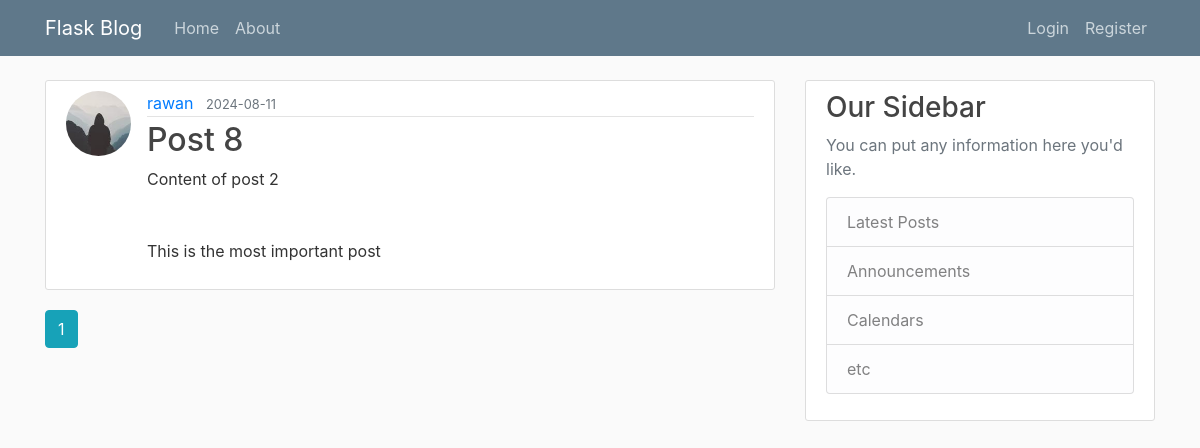
The app's page /home, older data.
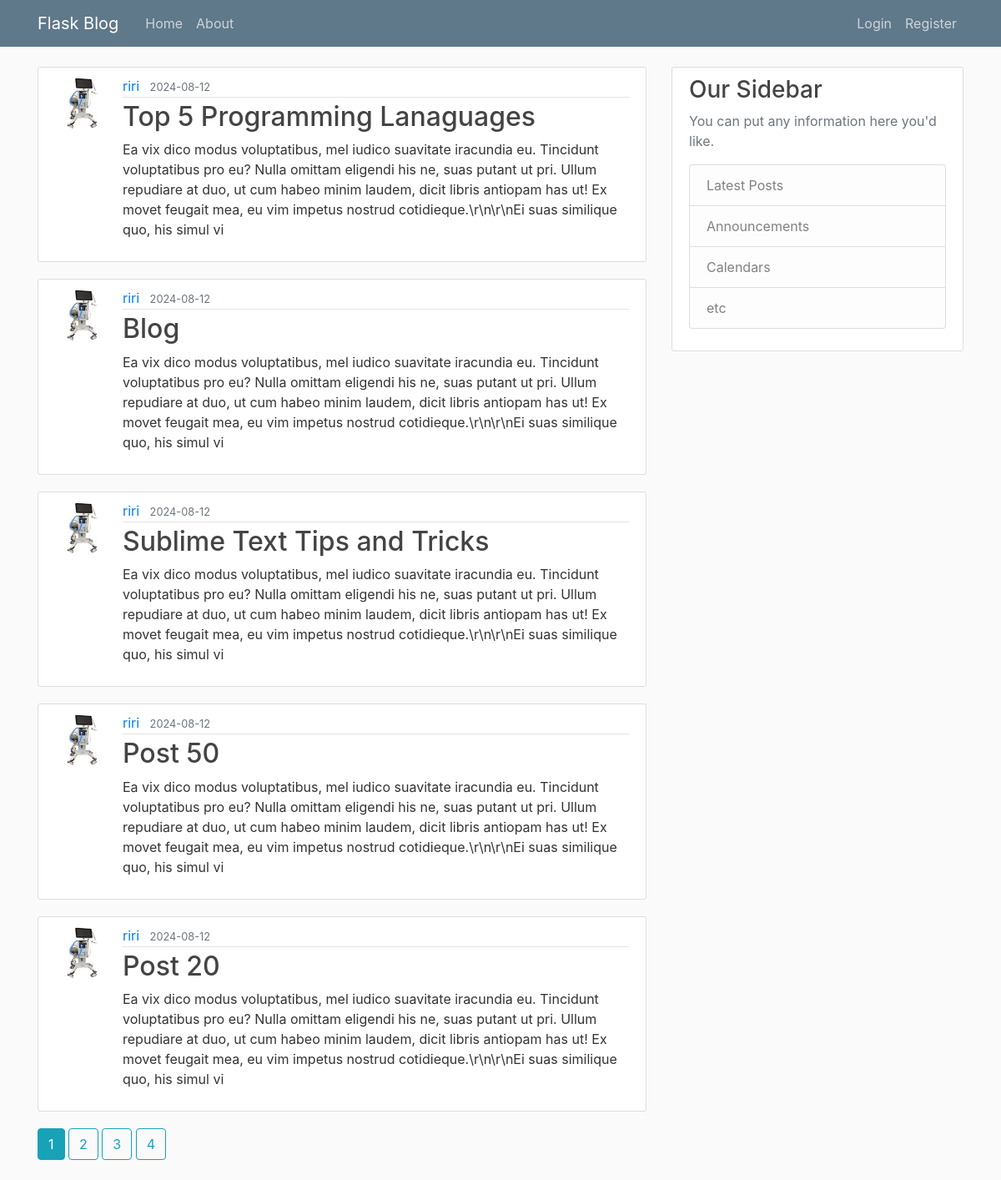
The same page, newer data.
### flaskblog/models.py (models this page shows, shortened)
class Post(db.Model):
    id = db.Column(db.Integer, primary_key=True)
    title = db.Column(db.String(100), nullable=False)
    date_posted = db.Column(db.DateTime, nullable=False, default=datetime.utcnow)
    content = db.Column(db.Text, nullable=False)
    user_id = db.Column(db.Integer, db.ForeignKey('user.id'), nullable=False)

class User(db.Model, UserMixin):
    id = db.Column(db.Integer, primary_key=True)
    username = db.Column(db.String(20), unique=True, nullable=False)
    email = db.Column(db.String(120), unique=True, nullable=False)
    image_file = db.Column(db.String(20), nullable=False, default='default.jpg')
    password = db.Column(db.String(60), nullable=False)
    posts = db.relationship('Post', backref='author', lazy=True)

### flaskblog/main/routes.py (the view)
@main.route("/")
@main.route("/home")
def home():
    page = request.args.get('page', 1, type=int)
    posts = Post.query.order_by(Post.date_posted.desc()).paginate(page=page, per_page=5)
    return render_template('home.html', posts=posts)

### flaskblog/templates/home.html
{% extends "layout.html" %}
{% block content %}
{% for post in posts.items %}
<article class="media content-section">
    <img class="rounded-circle article-img"
        src="{{ url_for('static', filename='profile_pics/' + post.author.image_file) }}">
    <div class="media-body">
        <div class="article-metadata">
            <a class="mr-2" href="{{ url_for('users.user_posts', username=post.author.username) }}">{{
                post.author.username
                }}</a>
            <small class="text-muted">{{ post.date_posted.strftime('%Y-%m-%d') }}</small>
        </div>
        <h2><a class="article-title" href="{{ url_for('posts.post', post_id=post.id) }}">{{ post.title }}</a></h2>
        <p class="article-content">{{ post.content }}</p>
    </div>
</article>
{% endfor %}
{% for page_num in posts.iter_pages(left_edge=1, right_edge=1, left_current=1, right_current=2) %}
{% if page_num %}
{% if posts.page == page_num %}
<a class="btn btn-info mb-4" href="{{ url_for('main.home', page=page_num) }}">{{ page_num }}</a>
{% else %}
<a class="btn btn-outline-info mb-4" href="{{ url_for('main.home', page=page_num) }}">{{ page_num }}</a>
{% endif %}
{% else %}
...
{% endif %}
{% endfor %}
{% endblock content %}

Row changes from the older to the newer data that the page shows:
no longer on this page (row unchanged): Post: image_file (picture), author.username "rawan", date_posted "2024-08-11", title "Post 8", content "Content of post 2 This is the most important post"
added Post: image_file (picture), author.username "riri", date_posted "2024-08-12", title "Top 5 Programming Lanaguages", content "Ea vix dico modus voluptatibus, mel iudico suavitate iracundia eu. Tincidunt voluptatibus pro eu? Nulla omittam eligendi his ne, suas putant ut pri. Ullum repudiare at duo, ut cum habeo minim laudem, dicit libris antiopam has ut! Ex movet feugait mea, eu vim impetus nostrud cotidieque.\\r\\n\\r\\nEi suas similique quo, his simul vi"
added Post: image_file (picture), author.username "riri", date_posted "2024-08-12", title "Blog", content "Ea vix dico modus voluptatibus, mel iudico suavitate iracundia eu. Tincidunt voluptatibus pro eu? Nulla omittam eligendi his ne, suas putant ut pri. Ullum repudiare at duo, ut cum habeo minim laudem, dicit libris antiopam has ut! Ex movet feugait mea, eu vim impetus nostrud cotidieque.\\r\\n\\r\\nEi suas similique quo, his simul vi"
added Post: image_file (picture), author.username "riri", date_posted "2024-08-12", title "Sublime Text Tips and Tricks", content "Ea vix dico modus voluptatibus, mel iudico suavitate iracundia eu. Tincidunt voluptatibus pro eu? Nulla omittam eligendi his ne, suas putant ut pri. Ullum repudiare at duo, ut cum habeo minim laudem, dicit libris antiopam has ut! Ex movet feugait mea, eu vim impetus nostrud cotidieque.\\r\\n\\r\\nEi suas similique quo, his simul vi"
added Post: image_file (picture), author.username "riri", date_posted "2024-08-12", title "Post 50", content "Ea vix dico modus voluptatibus, mel iudico suavitate iracundia eu. Tincidunt voluptatibus pro eu? Nulla omittam eligendi his ne, suas putant ut pri. Ullum repudiare at duo, ut cum habeo minim laudem, dicit libris antiopam has ut! Ex movet feugait mea, eu vim impetus nostrud cotidieque.\\r\\n\\r\\nEi suas similique quo, his simul vi"
added Post: image_file (picture), author.username "riri", date_posted "2024-08-12", title "Post 20", content "Ea vix dico modus voluptatibus, mel iudico suavitate iracundia eu. Tincidunt voluptatibus pro eu? Nulla omittam eligendi his ne, suas putant ut pri. Ullum repudiare at duo, ut cum habeo minim laudem, dicit libris antiopam has ut! Ex movet feugait mea, eu vim impetus nostrud cotidieque.\\r\\n\\r\\nEi suas similique quo, his simul vi"
Text that changed along with them:
new list line: "2"
new list line: "3"
new list line: "4"
